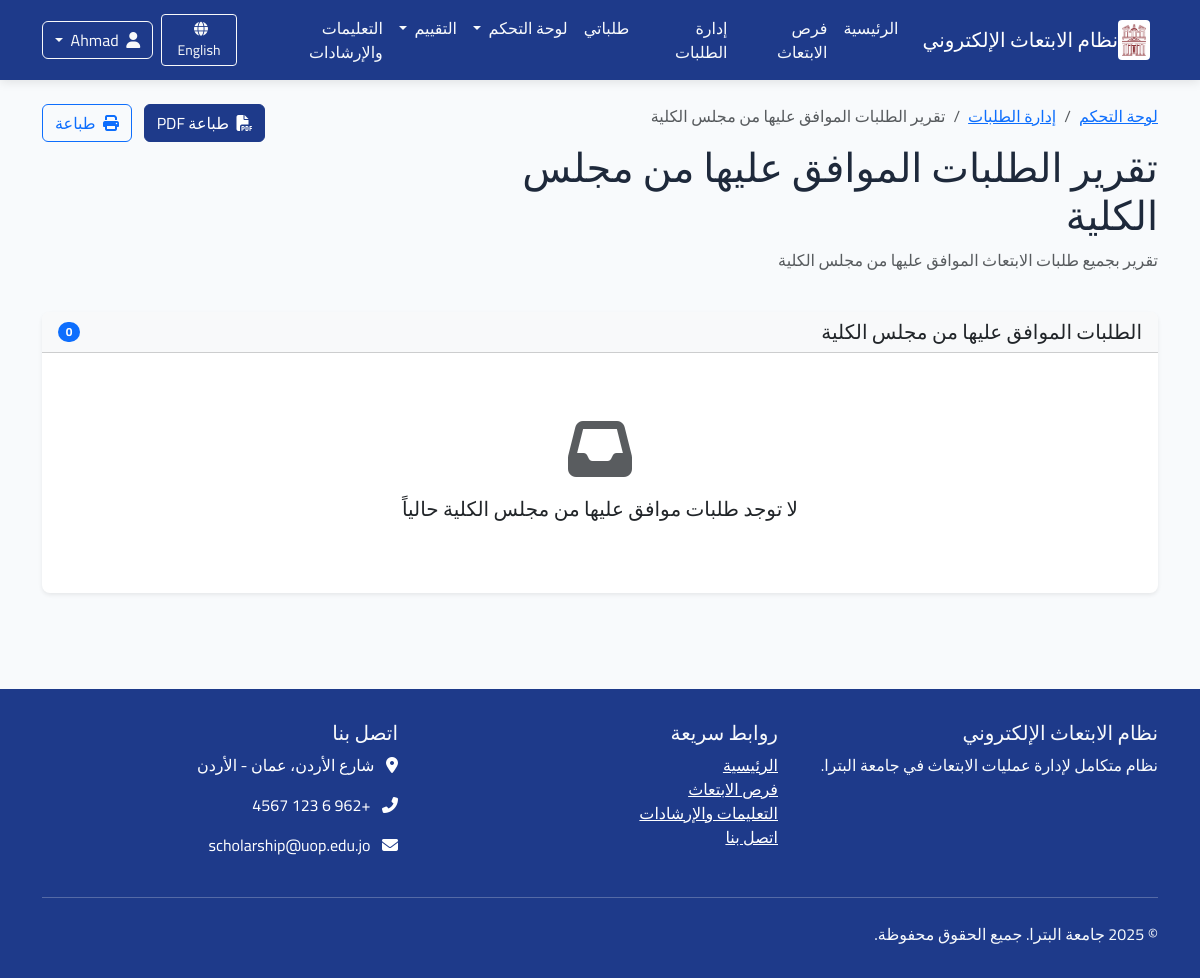
The app's page /ar/reports/faculty-council/ (signed in), older data.
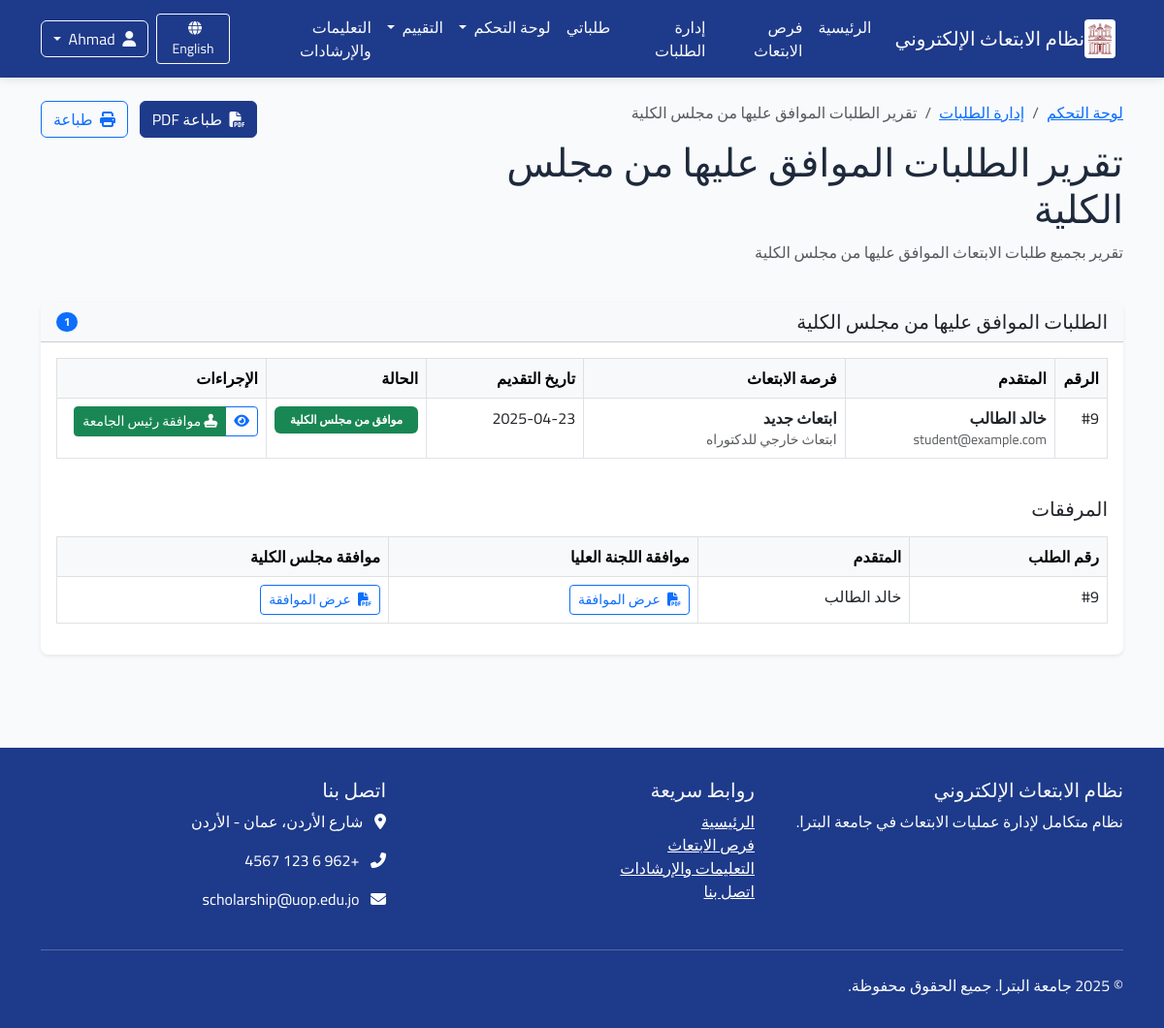
The same page, newer data.
### applications/models.py (models this page shows, shortened)
class Application(models.Model):
    scholarship = models.ForeignKey(Scholarship, verbose_name=_("فرصة الابتعاث"), on_delete=models.CASCADE,
                                    related_name="applications")
    applicant = models.ForeignKey(User, verbose_name=_("المتقدم"), on_delete=models.CASCADE,
                                  related_name="applications")
    status = models.ForeignKey(ApplicationStatus, verbose_name=_("حالة الطلب"), on_delete=models.PROTECT,
                               related_name="applications")
    application_date = models.DateTimeField(_("تاريخ التقديم"), auto_now_add=True)
    last_update = models.DateTimeField(_("آخر تحديث"), auto_now=True)
    motivation_letter = models.TextField(_("خطاب الدوافع"),
                                         help_text=_("اشرح لماذا تريد التقدم لهذه الفرصة وما هي أهدافك"))
    research_proposal = models.TextField(_("مقترح البحث"), blank=True, null=True,
                                         help_text=_("إذا كان الابتعاث لدراسة الدكتوراه، أرفق مقترح البحث الخاص بك"))
    comments = models.TextField(_("ملاحظات إضافية"), blank=True, null=True,
                                help_text=_("أي معلومات إضافية تود إضافتها لطلبك"))
    acceptance_letter = models.BooleanField(_("هل لديك قبول مبدئي؟"), default=False)
    acceptance_university = models.CharField(_("اسم الجامعة التي لديك قبول فيها"), max_length=200, blank=True,
                                             null=True)
    admin_notes = models.TextField(_("ملاحظات إدارية"), blank=True, null=True)
    class Meta:
        verbose_name = _("طلب ابتعاث")
        verbose_name_plural = _("طلبات الابتعاث")
        ordering = ['-application_date']
        unique_together = ['scholarship', 'applicant']  # لا يمكن للمستخدم التقديم على نفس الفرصة مرتين

class ApplicationStatus(models.Model):
    name = models.CharField(_("اسم الحالة"), max_length=100)
    description = models.TextField(_("الوصف"), blank=True, null=True)
    order = models.PositiveSmallIntegerField(_("الترتيب"), default=0)
    requires_attachment = models.BooleanField(_("تتطلب مرفقات"), default=False)
    class Meta:
        verbose_name = _("حالة الطلب")
        verbose_name_plural = _("حالات الطلبات")
        ordering = ['order']

### announcements/models.py (models this page shows, shortened)
class Scholarship(models.Model):
    STATUS_CHOICES = (
        ('draft', _('مسودة')),
        ('published', _('منشور')),
        ('closed', _('مغلق')),
    )
    title = models.CharField(_("العنوان"), max_length=200)
    scholarship_type = models.ForeignKey(ScholarshipType, verbose_name=_("نوع الابتعاث"), on_delete=models.CASCADE,
                                         related_name="scholarships")
    description = models.TextField(_("الوصف"))
    requirements = models.TextField(_("المتطلبات"))
    benefits = models.TextField(_("المميزات"), blank=True, null=True)
    countries = models.CharField(_("الدول المتاحة"), max_length=255, blank=True, null=True)
    universities = models.TextField(_("الجامعات المتاحة"), blank=True, null=True)
    deadline = models.DateTimeField(_("الموعد النهائي للتقديم"))
    publication_date = models.DateTimeField(_("تاريخ النشر"), default=timezone.now)
    status = models.CharField(_("الحالة"), max_length=20, choices=STATUS_CHOICES, default='draft')
    max_applicants = models.PositiveIntegerField(_("الحد الأقصى للمتقدمين"), default=0, help_text=_("0 يعني غير محدود"))
    eligibility_criteria = models.TextField(_("معايير الأهلية"), blank=True, null=True)
    application_process = models.TextField(_("عملية التقديم"), blank=True, null=True)
    contact_info = models.TextField(_("معلومات الاتصال"), blank=True, null=True)
    attachment = models.FileField(_("مرفق"), upload_to='scholarship_attachments/', blank=True, null=True)
    created_by = models.ForeignKey(User, verbose_name=_("تم إنشاؤه بواسطة"), on_delete=models.CASCADE,
                                   related_name="created_scholarships")
    updated_at = models.DateTimeField(_("تم التحديث في"), auto_now=True)
    class Meta:
        verbose_name = _("فرصة ابتعاث")
        verbose_name_plural = _("فرص الابتعاث")
        ordering = ['-publication_date']

class ScholarshipType(models.Model):
    name = models.CharField(_("اسم النوع"), max_length=100)
    description = models.TextField(_("الوصف"), blank=True, null=True)
    class Meta:
        verbose_name = _("نوع الابتعاث")
        verbose_name_plural = _("أنواع الابتعاث")
        ordering = ['name']

### applications/views.py (the view, shortened to what this page needs)
# urls.py: path('reports/faculty-council/', views.faculty_council_report, name='faculty_council_report'),
@login_required
@permission_required('applications.view_application')
def faculty_council_report(request):
    applications = Application.objects.filter(status__order=7).order_by('-application_date')
    for application in applications:
        application.higher_committee_attachment = ApprovalAttachment.objects.filter(
            application=application,
            approval_type='higher_committee'
        ).first()
        application.faculty_council_attachment = ApprovalAttachment.objects.filter(
            application=application,
            approval_type='faculty_council'
        ).first()
    context = {
        'applications': applications,
        'title': _("تقرير الطلبات الموافق عليها من مجلس الكلية"),
        'date': timezone.now()
    }
    return render(request, 'applications/reports/faculty_council_report.html', context)

### core/context_processors.py (called while the page is built)
def user_role(request):
    role = 'anonymous'
    if request.user.is_authenticated:
        role = request.user.profile.role
    return {
        'user_role': role
    }

### applications/templates/applications/reports/faculty_council_report.html (shortened to what the changed rows need)
{% extends 'base.html' %}
{% load i18n %}
{% load static %}
{% block content %}
<div class="container py-4">
    <div class="row mb-4 no-print">
        <div class="col-md-8">
            <h1 class="mb-2">{% trans "تقرير الطلبات الموافق عليها من مجلس الكلية" %}</h1>
        </div>
    </div>
    <div class="card shadow-sm border-0 mb-4">
        <div class="card-header bg-light d-flex justify-content-between align-items-center no-print">
            <h5 class="mb-0">{% trans "الطلبات الموافق عليها من مجلس الكلية" %}</h5>
            <span class="badge bg-primary rounded-pill">{{ applications.count }}</span>
        </div>
        <div class="card-body">
            {% if applications %}
            <div class="table-responsive">
                <table class="table table-bordered">
                    <thead class="table-light">
                        <tr>
                            <th width="5%">{% trans "الرقم" %}</th>
                            <th width="20%">{% trans "المتقدم" %}</th>
                            <th width="25%">{% trans "فرصة الابتعاث" %}</th>
                            <th width="15%">{% trans "تاريخ التقديم" %}</th>
                            <th width="15%">{% trans "الحالة" %}</th>
                            <th width="20%" class="no-print">{% trans "الإجراءات" %}</th>
                        </tr>
                    </thead>
                    <tbody>
                        {% for application in applications %}
                        <tr>
                            <td>#{{ application.id }}</td>
                            <td>
                                <div class="fw-bold">{{ application.applicant.get_full_name }}</div>
                                <div class="small text-muted">{{ application.applicant.email }}</div>
                            </td>
                            <td>
                                <div class="fw-bold">{{ application.scholarship.title }}</div>
                                <div class="small text-muted">{{ application.scholarship.scholarship_type.name }}</div>
                            </td>
                            <td>{{ application.application_date|date:"Y-m-d" }}</td>
                            <td>
                                <span class="badge bg-success px-3 py-2">
                                    {{ application.status.name }}
                                </span>
                            </td>
                            <td class="no-print">
                                <div class="btn-group">
                                    <a href="{% url 'applications:application_detail' application.id %}" class="btn btn-sm btn-outline-primary" title="{% trans 'عرض التفاصيل' %}">
                                        <i class="fas fa-eye"></i>
                                    </a>
                                    <a href="{% url 'applications:president_approval' application.id %}" class="btn btn-sm btn-success" title="{% trans 'موافقة رئيس الجامعة' %}">
                                        <i class="fas fa-stamp"></i> {% trans "موافقة رئيس الجامعة" %}
                                    </a>
                                </div>
                            </td>
                        </tr>
                        {% endfor %}
                    </tbody>
                </table>
            </div>
            <div class="mt-4">
                <h5 class="mb-3">{% trans "المرفقات" %}</h5>
                <div class="table-responsive">
                    <table class="table table-bordered">
                        <thead class="table-light">
                            <tr>
                                <th>{% trans "رقم الطلب" %}</th>
                                <th>{% trans "المتقدم" %}</th>
                                <th>{% trans "موافقة اللجنة العليا" %}</th>
                                <th>{% trans "موافقة مجلس الكلية" %}</th>
                            </tr>
                        </thead>
                        <tbody>
                            {% for application in applications %}
                            <tr>
                                <td>#{{ application.id }}</td>
                                <td>{{ application.applicant.get_full_name }}</td>
                                <td>
                                    {% if application.higher_committee_attachment %}
                                    <a href="{{ application.higher_committee_attachment.attachment.url }}" target="_blank" class="btn btn-sm btn-outline-primary">
                                        <i class="fas fa-file-pdf me-1"></i> {% trans "عرض الموافقة" %}
                                    </a>
                                    {% else %}
                                    <span class="text-muted">-</span>
                                    {% endif %}
                                </td>
                                <td>
                                    {% if application.faculty_council_attachment %}
                                    <a href="{{ application.faculty_council_attachment.attachment.url }}" target="_blank" class="btn btn-sm btn-outline-primary">
                                        <i class="fas fa-file-pdf me-1"></i> {% trans "عرض الموافقة" %}
                                    </a>
                                    {% else %}
                                    <span class="text-muted">-</span>
                                    {% endif %}
                                </td>
                            </tr>
                            {% endfor %}
                        </tbody>
                    </table>
                </div>
            </div>
            {% else %}
            <div class="text-center py-5">
                <i class="fas fa-inbox fa-4x text-muted mb-3"></i>
                <h5>{% trans "لا توجد طلبات موافق عليها من مجلس الكلية حالياً" %}</h5>
            </div>
            {% endif %}
        </div>
    </div>
</div>
{% endblock %}

Row changes from the older to the newer data that the page shows:
now on this page (row edited): Application: id "9", applicant.get_full_name "خالد الطالب", applicant.email "student@example.com", scholarship "ابتعاث جديد", scholarship.scholarship_type.name "ابتعاث خارجي للدكتوراه", application_date "2025-04-23", status.name "موافق من مجلس الكلية"
Text that changed along with them:
{{ applications.count }}: "0" → "1"
text no longer shown: "لا توجد طلبات موافق عليها من مجلس الكلية حالياً"
text now shown: "الرقم المتقدم فرصة الابتعاث تاريخ التقديم الحالة الإجراءات المرفقات رقم الطلب المتقدم موافقة اللجنة العليا موافقة مجلس الكلية"
